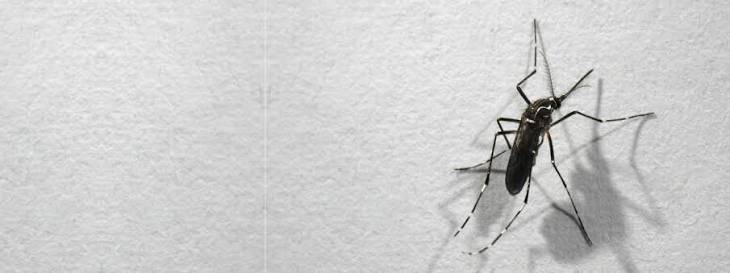
#> input picture opencv/photoss/images.jpeg, 730 x 273 px, found by its file name
$ python full_morphology.py
#> lines starting #> are read from the running program, lines starting #| are printed output that depends on the picture; after the words box and inside, x2 and y2 are one past the last pixel; in counts of white or black regions, pixels touching at a corner belong together
import cv2

# --------------------------------
# 1. Read image
# --------------------------------
image = cv2.imread(r"D:\python\opencv\photoss\images.jpeg")
#> image is the input picture: shape (273, 730, 3); mean B, G, R 205.6, 205.9, 205.9

# --------------------------------
# 2. Convert to grayscale
# --------------------------------
gray = cv2.cvtColor(image, cv2.COLOR_BGR2GRAY)

# --------------------------------
# 3. Threshold
# --------------------------------
_, thresh = cv2.threshold(
    gray,
    100,
    255,
    cv2.THRESH_BINARY
)
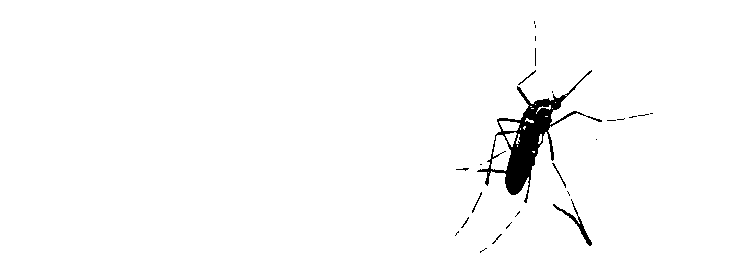
#> thresh: shape (273, 730); 98.2% white; 25 black regions (20 under 20 px), largest, box (x1, y1, x2, y2) and area: (477, 70, 602, 203) 3103, (553, 199, 592, 246) 242, (552, 163, 566, 188) 43, (518, 70, 536, 85) 34, (472, 192, 482, 213) 33

# --------------------------------
# 4. Create kernel
# --------------------------------
kernel = cv2.getStructuringElement(
    cv2.MORPH_ELLIPSE,
    (3, 3)
)

# --------------------------------
# 5. Erosion
# --------------------------------
erosion = cv2.erode(
    thresh,
    kernel,
    iterations=1
)
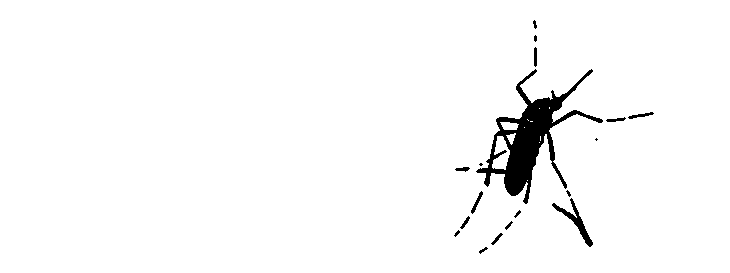
#> erosion: shape (273, 730); 97.4% white; 18 black regions (5 under 20 px), largest, box (x1, y1, x2, y2) and area: (476, 69, 603, 204) 4237, (552, 198, 593, 247) 393, (471, 191, 483, 214) 77

# --------------------------------
# 6. Dilation
# --------------------------------
dilation = cv2.dilate(
    thresh,
    kernel,
    iterations=1
)
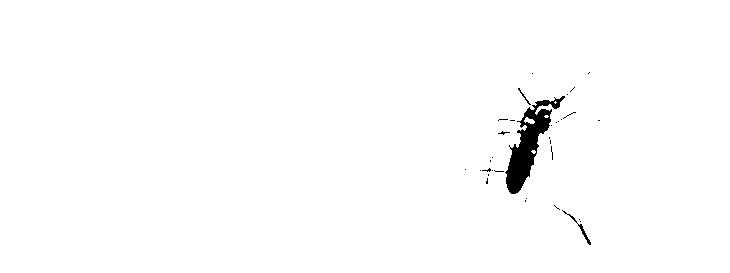
#> dilation: shape (273, 730); 98.9% white; 33 black regions (30 under 20 px), largest, box (x1, y1, x2, y2) and area: (505, 96, 565, 194) 1967, (562, 210, 591, 245) 95, (518, 88, 531, 105) 32

# --------------------------------
# 7. Opening
# --------------------------------
opening = cv2.morphologyEx(
    thresh,
    cv2.MORPH_OPEN,
    kernel
)
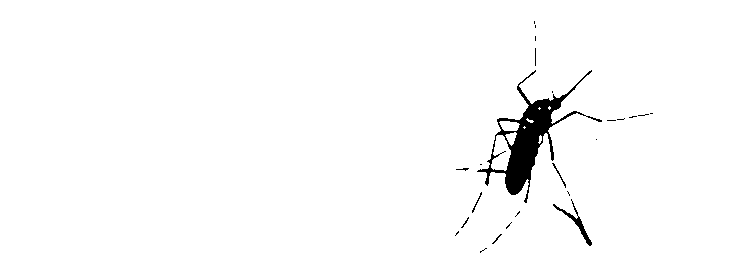
#> opening: shape (273, 730); 98.1% white; 24 black regions (19 under 20 px), largest, box (x1, y1, x2, y2) and area: (477, 70, 602, 203) 3247, (553, 199, 592, 246) 253, (552, 163, 566, 188) 43, (472, 192, 482, 213) 33, (492, 234, 502, 244) 20

# --------------------------------
# 8. Closing
# --------------------------------
closing = cv2.morphologyEx(
    thresh,
    cv2.MORPH_CLOSE,
    kernel
)
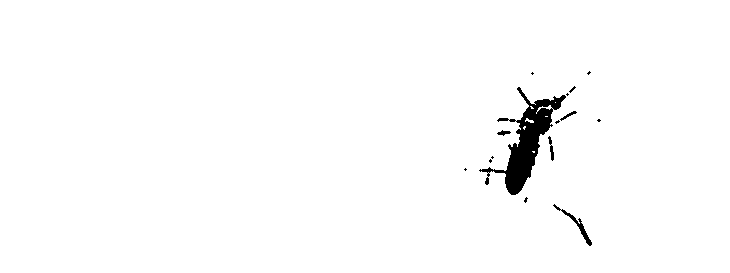
#> closing: shape (273, 730); 98.5% white; 15 black regions (10 under 20 px), largest, box (x1, y1, x2, y2) and area: (479, 87, 566, 195) 2571, (553, 204, 592, 246) 207, (548, 136, 554, 161) 66, (560, 111, 577, 121) 46, (497, 130, 511, 136) 44

# --------------------------------
# 9. Show results
# --------------------------------
cv2.imshow("Original", image)
cv2.imshow("Threshold", thresh)
cv2.imshow("Erosion", erosion)
cv2.imshow("Dilation", dilation)
cv2.imshow("Opening", opening)
cv2.imshow("Closing", closing)

cv2.waitKey(0)
cv2.destroyAllWindows()
